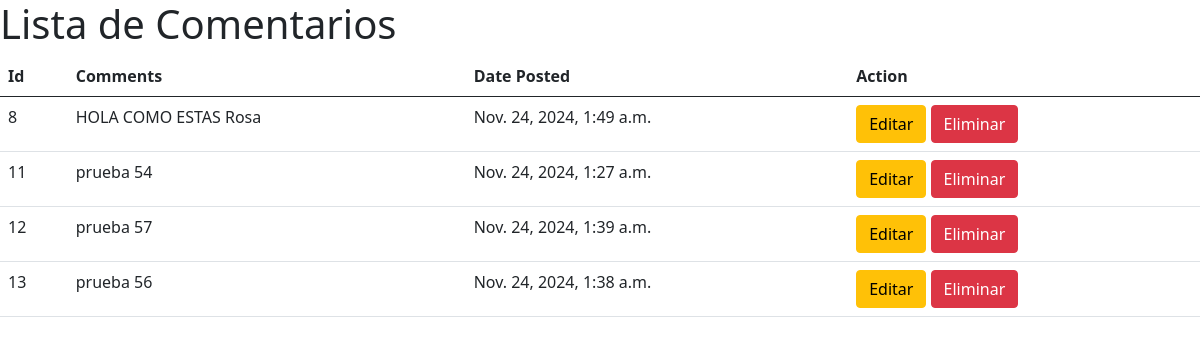
Before: /list_comment/ with the older database file.
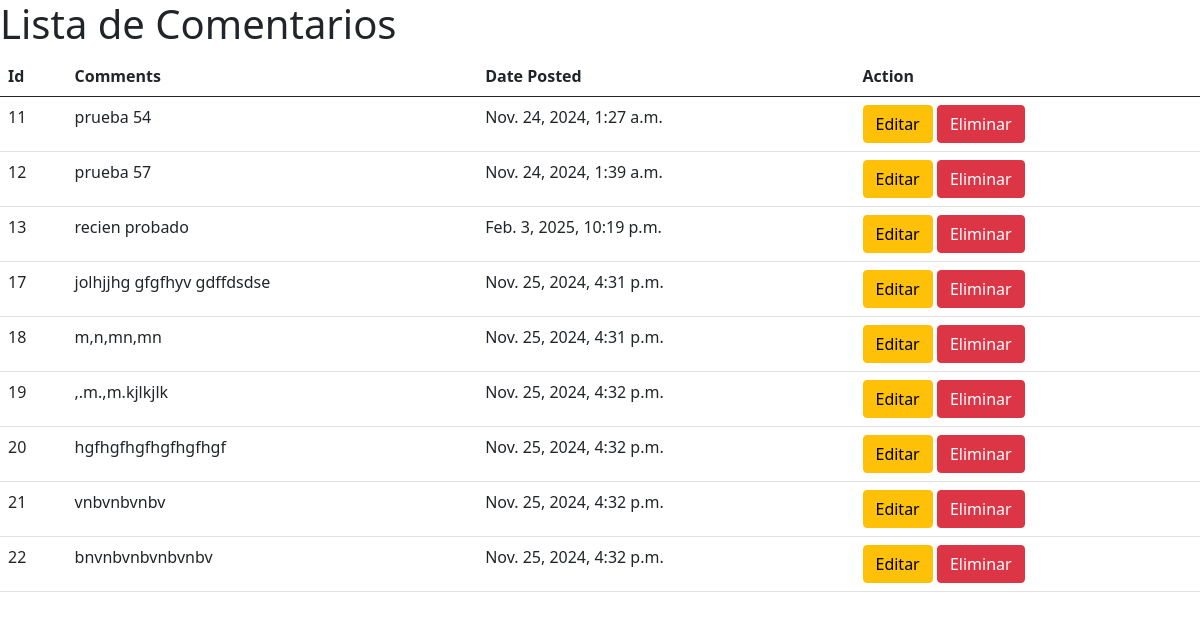
After: the same page with the newer database file.
### comment/models.py (models this page shows, shortened)
class Comment(models. Model):
    text = models.TextField()
    date_posted = models.DateTimeField(auto_now=True)
    element = models.ForeignKey(Element, on_delete=models.CASCADE, null=True)

### comment/views.py (the view)
# urls.py: path('list_comment/', views.list_comment, name='list_comment'),
def list_comment(request):
    comment = Comment.objects.all()
    return render(request, 'list_comment.html', {'comment': comment})

### comment/templates/list_comment.html (shortened to what this page needs)
<!DOCTYPE html>
<html lang="en">
<head>
    <link href="https://cdn.jsdelivr.net/npm/bootstrap@5.0.2/dist/css/bootstrap.min.css" rel="stylesheet"
>
<body>
    <h1>Lista de Comentarios</h1>
    <table class="table table-hover">
        <thead>
            <tr>
                <th scope="col">Id</th>
                <th scope="col">Comments</th>
                <th scope="col">Date Posted</th>
                <th scope="col">Action</th>
            </tr>
        </thead>
        <tbody>
            </tr> {% for comment in comment %} <tr>
                <td>{{ comment.id }}</td>
                <td>{{ comment.text }}</td>
                <td>{{ comment.date_posted }}</td>
                <td>
                <button class="btn btn-warning">Editar</button>
                <button class="btn btn-danger">Eliminar</button>
                </td>
            </tr> {% endfor %}
        </tbody>
    </table>
</body>
</html>

Changed rows visible on the page:
removed Comment: id "8", text "HOLA COMO ESTAS Rosa", date_posted "Nov. 24, 2024, 1:49 a.m."
changed Comment id 13: text "prueba 56" → "recien probado"; date_posted "Nov. 24, 2024, 1:38 a.m." → "Feb. 3, 2025, 10:19 p.m."
added Comment: id "17", text "jolhjjhg gfgfhyv gdffdsdse", date_posted "Nov. 25, 2024, 4:31 p.m."
added Comment: id "18", text "m,n,mn,mn", date_posted "Nov. 25, 2024, 4:31 p.m."
added Comment: id "19", text ",.m.,m.kjlkjlk", date_posted "Nov. 25, 2024, 4:32 p.m."
added Comment: id "20", text "hgfhgfhgfhgfhgfhgf", date_posted "Nov. 25, 2024, 4:32 p.m."
added Comment: id "21", text "vnbvnbvnbv", date_posted "Nov. 25, 2024, 4:32 p.m."
added Comment: id "22", text "bnvnbvnbvnbvnbv", date_posted "Nov. 25, 2024, 4:32 p.m."
